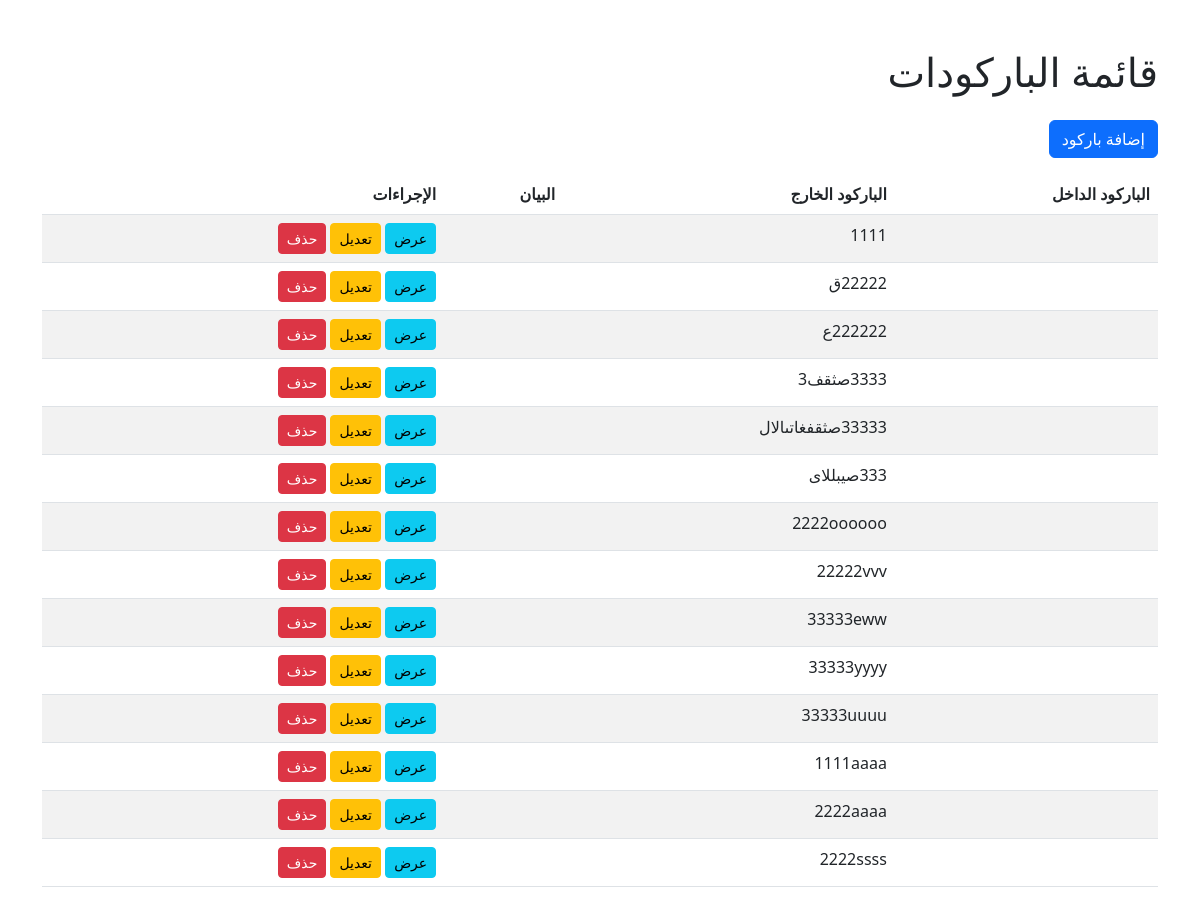
The app's page /invoice/barcode/, older data.
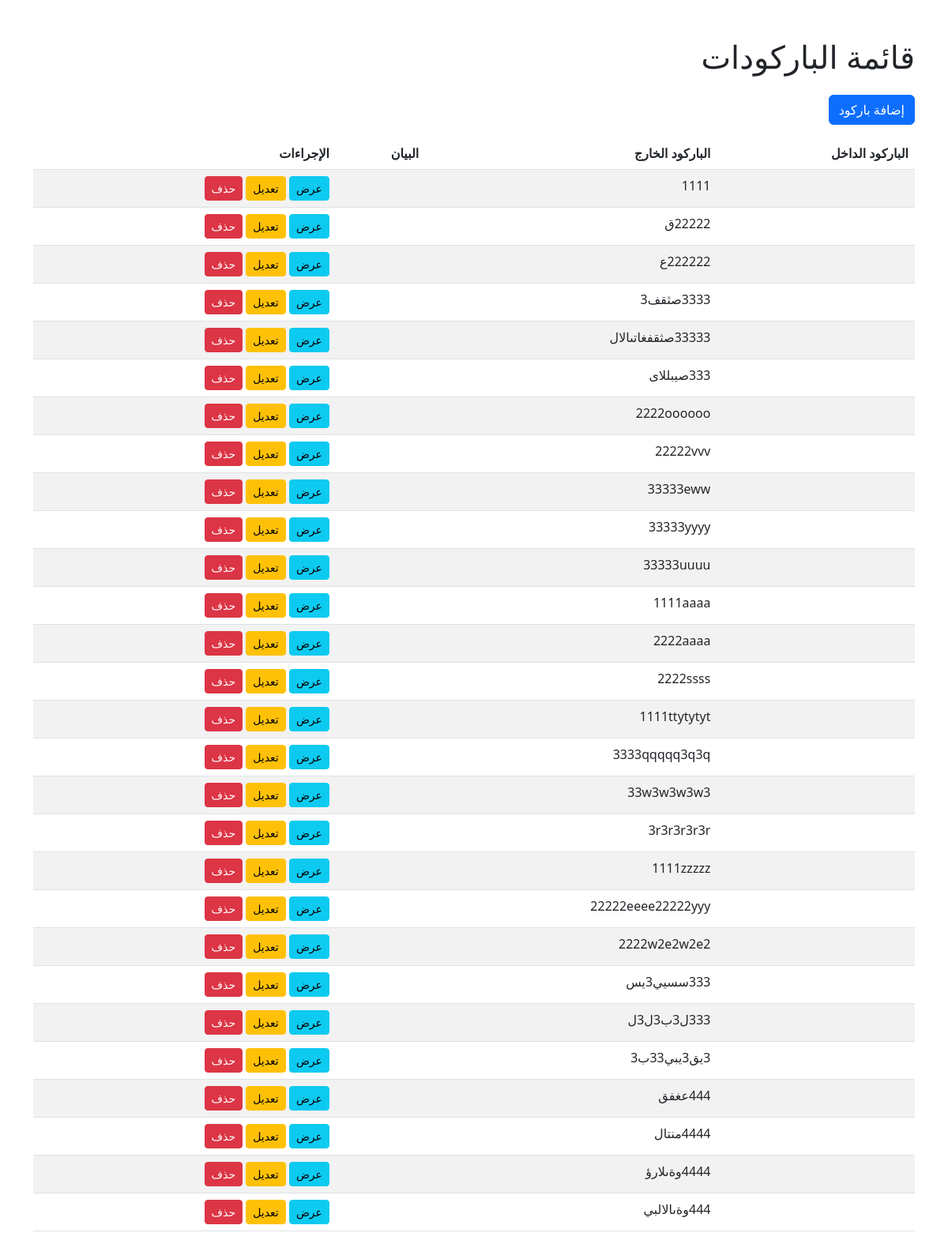
The same page, newer data.
### invoice/models.py (models this page shows, shortened)
class Barcode(models.Model):
    barcode_in = models.CharField(max_length=255,  verbose_name=_("الباركود الداخل"))
    barcode_out = models.CharField(max_length=255,  blank=True, null=True, verbose_name=_("الباركود الخارج"))
    suffix = models.CharField(max_length=10, blank=True, null=True, verbose_name=_("اللاحقة"))
    notes = models.TextField(blank=True, verbose_name=_("ملاحظات"))
    uniqueId = models.CharField(max_length=100, unique=True, blank=True, null=True, verbose_name=_("الرقم المسلسل"))
    slug = models.SlugField(max_length=225, unique=True, blank=True, null=True)
    date_created = models.DateTimeField(auto_now_add=True, verbose_name=_("تاريخ الإنشاء"))
    last_updated = models.DateTimeField(auto_now=True, verbose_name=_("آخر تحديث"))
    class Meta:
        verbose_name = _('باركود')
        verbose_name_plural = _('الباركودات')

### invoice/views.py (the view)
# urls.py: path('barcode/', barcodeListView.as_view(), name='barcode_list'),
class barcodeListView(ListView):
    model = Barcode
    template_name = 'barcode/barcode_list.html'
    context_object_name = 'barcode'

### templates/barcode/barcode_list.html
{% extends 'base.html' %}
{% block content %}
<div class="container mt-5">
    <h1 class="mb-4">قائمة الباركودات </h1>
    <a href="{% url 'barcode_create' %}" class="btn btn-primary mb-3">إضافة باركود </a>
    <table class="table table-striped">
        <thead>
            <tr>
                <th>الباركود الداخل </th>
                <th>الباركود الخارج </th>
                <th>البيان</th>
                <th>الإجراءات</th>
            </tr>
        </thead>
        <tbody>
            {% for barcode in barcode %}
                <tr>
                    <td>{{ barcode.barcode_in }}</td>
                    <td>{{ barcode.barcode_out }}</td>
                    <td>{{ barcode.notes }}</td>
                    <td>
                        <a href="{% url 'barcode_detail' barcode.pk %}" class="btn btn-info btn-sm">عرض</a>
                        <a href="{% url 'barcode_update' barcode.pk %}" class="btn btn-warning btn-sm">تعديل</a>
                        <a href="{% url 'barcode_delete' barcode.pk %}" class="btn btn-danger btn-sm">حذف</a>
                    </td>
                </tr>
            {% endfor %}
        </tbody>
    </table>
</div>
{% endblock %}

### templates/base.html (shortened to what this page needs)
<!DOCTYPE html>
<html lang="ar" dir="rtl">
<head>
    <link href="https://cdn.jsdelivr.net/npm/bootstrap@5.3.0/dist/css/bootstrap.rtl.min.css" rel="stylesheet">
    <link rel="stylesheet" href="https://cdnjs.cloudflare.com/ajax/libs/font-awesome/6.4.0/css/all.min.css">
    <link rel="stylesheet" href="https://cdn.jsdelivr.net/npm/bootstrap-icons@1.10.0/font/bootstrap-icons.css">
    <link rel="stylesheet" href="https://code.jquery.com/ui/1.13.1/themes/base/jquery-ui.css">
  <link href="https://cdn.jsdelivr.net/npm/bootstrap@5.3.0/dist/css/bootstrap.min.css" rel="stylesheet">
  <link rel="stylesheet" href="https://cdn.jsdelivr.net/npm/bootstrap-icons@1.10.0/font/bootstrap-icons.css">
  <link rel="stylesheet" href="https://code.jquery.com/ui/1.13.2/themes/base/jquery-ui.css">
</head>
<body>
    {% block content %}
    {% endblock %}
</body>
</html>

Row changes from the older to the newer data that the page shows:
added Barcode: barcode_out "1111ttytytyt"
added Barcode: barcode_out "3333qqqqq3q3q"
added Barcode: barcode_out "33w3w3w3w3"
added Barcode: barcode_out "3r3r3r3r3r"
added Barcode: barcode_out "1111zzzzz"
added Barcode: barcode_out "22222eeee22222yyy"
added Barcode: barcode_out "2222w2e2w2e2"
added Barcode: barcode_out "333سسيي3يس"
added Barcode: barcode_out "333ل3ب3ل3ل"
added Barcode: barcode_out "3يق3يبي33ب3"
added Barcode: barcode_out "444عغفق"
added Barcode: barcode_out "4444منتال"
added Barcode: barcode_out "4444وةىلارؤ"
added Barcode: barcode_out "444وةىالالبي"
